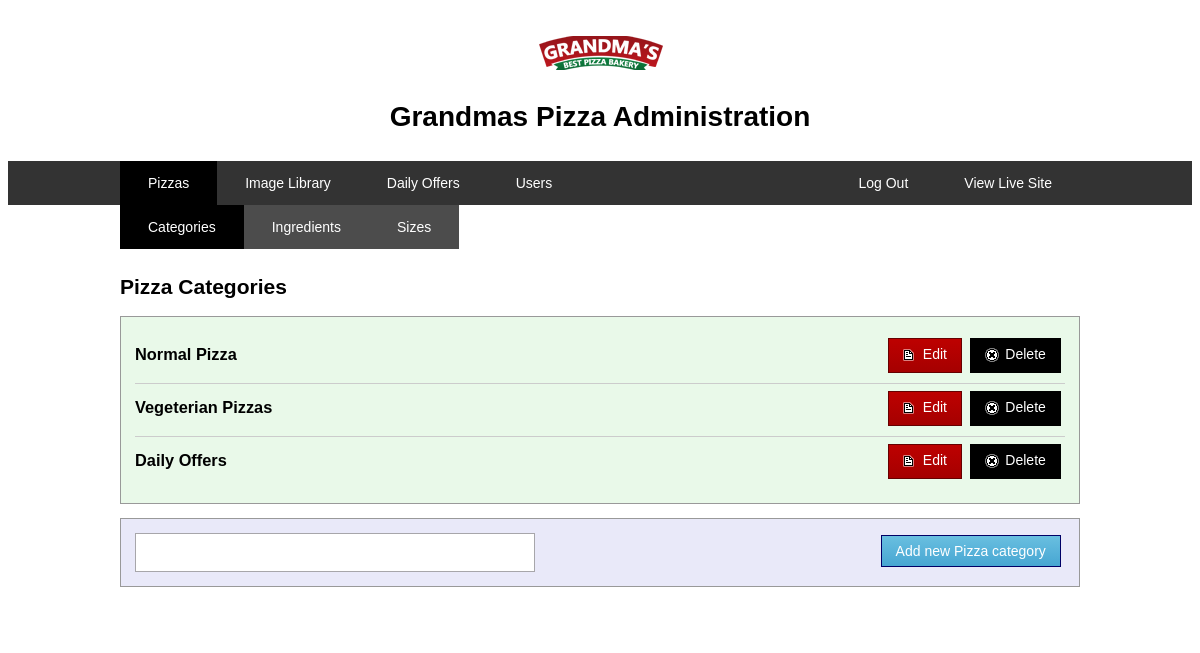
The page /admin/list-categories.php (signed in) on the database its author committed.
### tables this page shows
CREATE TABLE `category` (
  `c_id` int(11) NOT NULL,
  `c_name` varchar(255) NOT NULL
);

### includes/class.user.php (called while the page is built, shortened)
<?php
class USER
{
  public function __construct()
  {
    $database = new Database();
  }
  public function is_logged_in()
  {
    if (isset($_SESSION['userSession'])) {
      return true;
    }
  }
}

### includes/session.php (called while the page is built, shortened)
<?php
include("dbconnect.php");
class Session
{
  function checkLogin()
  {
    if (isset($_SESSION['username'])) {
      return true;
    }
    else {
      return false;
    }
  }
  function getCategory()
  {
    global $database;
    $sql = "SELECT * FROM category";
    $stmt = $database->connection->prepare($sql);
    $stmt->execute();
    $categoryList = $stmt->fetchAll(PDO::FETCH_ASSOC);
    return $categoryList;
  }
  function getUser($userId)
  {
    global $database;
    $sql = "Select * from users WHERE userID = :userID";
    $stmt = $database->connection->prepare($sql);
    $stmt->bindParam('userID', $userId);
    $stmt->execute();
    $user = $stmt->fetch();
    return $user;
  }
}
$session = new Session();
?>

### includes/dbconnect.php (called while the page is built, shortened)
<?php
class MySQLDB
{
  function __construct()
  {
    try {
      $this->connection = new PDO('mysql:host=' . DB_SERVER . ';dbname=' . DB_NAME, DB_USER, DB_PASS);
    } catch (PDOException $e) {
      echo "Error connecting to database.";
    }
  }
}
?>

### admin/list-categories.php (the view, shortened to what this page needs)
<?PHP
include('../includes/session.php');
require_once '../includes/class.user.php';
$user_login = new USER();
?>
<!doctype html>
<html class="no-js" lang="">
<head>
  <link rel="stylesheet" type="text/css" href="ui/css/admin.css"/>
</head>
<body>
<?php
if ($user_login->is_logged_in())
{
$userId = $_SESSION['userSession'];
$user = $session->getUser($userId);
if ($user['userAdmin'] == 1)
{
?>
<div id="header" class="page-header">
  <a href="frontPage.php" class="logo-home">
    <img id="logo" src="../ui/images/logo.png" alt="Grandmas Pizza"/>
  </a>
  <h1>Grandmas Pizza Administration</h1>
  <div class="navbar">
    <ul class="nav">
      <li class="right"><a href="../" target="_blank">View Live Site</a></li>
      <li class="active"><a href="list-pizzas.php">Pizzas</a>
        <ul class="subnav">
          <li class="active"><a href="list-categories.php">Categories</a></li>
          <li><a href="list-ingredients.php">Ingredients</a></li>
          <li><a href="list-sizes.php">Sizes</a></li>
        </ul>
      </li>
      <li><a href="list-gallery-images.php">Image Library</a></li>
      <li><a href="list-dailyoffers.php">Daily Offers</a></li>
      <li><a href="list-users.php">Users</a></li>
      <li class="right"><a href="../includes/logout.php">Log Out</a></li>
    </ul>
  </div>
</div>
<div class="page-body">
  <h2>Pizza Categories</h2>
  <ul class="items-list clearfix">
    <?php
    $categories = $session->getCategory();
    foreach ($categories as $cat):
      ?>
      <li>
        <h3><?= $cat['c_name'] ?></h3>
        <div class="actions">
          <a class="button icon delete" href="list-categories.php?action=delete&c_id=<?= $cat['c_id'] ?>">Delete</a>
          <a class="button icon edit" href="edit-category.php?c_id=<?= $cat['c_id'] ?>">Edit</a>
        </div>
      </li>
    <?php endforeach; ?>
  </ul>
  <form class="admin-form" method="post">
    <input type="text" id="category-name" name="category-name"/>
    <button type="submit" class="button inline add" title="Add category" value="addCategory" name="action">Add new Pizza
      category
    </button>
  </form>
  <?php }
  else {
    $user_login->redirect('../index.php');
  }
  }
  else {
    $user_login->redirect('../index.php');
    echo "test";
  }
  ?>
</div>
</body>
</html>

### admin/ui/css/admin.css (style rules this page uses)
* { box-sizing: border-box; }
.button.add:after, .page-body:after, .clearfix:after { content: ""; display: table; clear: both; }
body { font-family: verdana, helvetica, sans-serif; font-size: 87.5%; padding-top: 2em; }
h1, h2, h3 { font-family: arial, helvetica, sans-serif; }
.logo-home { display: block; width: 145px; text-align: center; margin-left: auto; margin-right: auto; }
h1 { text-align: center; margin: 1em 0; }
h2 { margin-top: 2em; }
.navbar { color: #fff; margin-bottom: 5em; background: #222; background: rgba(0, 0, 0, 0.8); }
.navbar ul { max-width: 960px; list-style: none; padding: 0; margin-left: auto; margin-right: auto; }
.navbar ul:after { content: ""; display: table; clear: both; }
.navbar ul li { display: block; }
.navbar ul li.active { background: #000; }
.navbar li a { display: inline-block; width: 100%; padding: 1em 2em; color: #fff; text-decoration: none; transition: background-color 0.1s ease; }
@media (min-width: 768px) { .navbar ul li { display: inline-block; float: left; } }
@media (min-width: 768px) { .navbar li.right { float: right; } }
@media (min-width: 768px) { .navbar li a { width: auto; } }
.navbar li:hover .subnav, .navbar li.active .subnav { display: block; }
.subnav { position: absolute; display: none; color: #fff; background: #444; background: rgba(0, 0, 0, 0.7); }
.page-body { max-width: 960px; padding-bottom: 2em; margin-left: auto; margin-right: auto; }
.button { float: right; font-size: 100%; color: #fff; margin: 0.1em 0.3em; padding: 0.5em 1em; text-decoration: none; cursor: pointer; }
.button.add { background: #69bfe0; background: -moz-linear-gradient(top, #69bfe0 0%, #47a6d2 100%); background: -webkit-linear-gradient(top, #69bfe0 0%, #47a6d2 100%); background: linear-gradient(to bottom, #69bfe0 0%, #47a6d2 100%); filter: progid:DXImageTransform.Microsoft.gradient(startColorstr='#69bfe0', endColorstr='#47a6d2', GradientType=0); border: solid 1px #006; }
.button.edit { background: #bd0100; background: -moz-linear-gradient(top, #bd0100 0%, #a50000 100%); background: -webkit-linear-gradient(top, #bd0100 0%, #a50000 100%); background: linear-gradient(to bottom, #bd0100 0%, #a50000 100%); filter: progid:DXImageTransform.Microsoft.gradient(startColorstr='#bd0100', endColorstr='#a50000', GradientType=0); border: solid 1px #600; }
.button.delete, .button.cancel { background: #000; border: solid 1px #000; }
.button.icon:before { display: inline-block; vertical-align: middle; height: 20px; width: 20px; margin-top: -1px; content: ''; }
.button.edit:before { background: url(../images/icon-edit.png) no-repeat; }
.button.delete:before, .button.cancel:before { background: url(../images/icon-delete.png) no-repeat; }
form { margin: 10px 0; padding: 10px 10px 30px 10px; border: solid 1px #999; }
input, select, textarea { color: #333; padding: 0.1em; border: solid 1px #a7a6aa; font-family: arial, helvetica, sans-serif; font-size: 1em; }
.admin-form { padding: 1em; background: #e9e9f9; }
.admin-form:after { content: ""; display: table; clear: both; }
.admin-form input, .admin-form textarea, .admin-form select { width: 90%; width: 100%; max-width: 400px; padding: 0.75em; background: #fff; }
@media (min-width: 768px) { .admin-form input, .admin-form textarea, .admin-form select { width: auto; min-width: 400px; } }
.items-list { padding: 1em; border: solid 1px #999; background: #e9f9e9; }
.items-list li { clear: both; display: block; border-top: solid 1px #ccc; padding-bottom: 0.4em; padding: 0.4em 0 0.2em; text-align: right; }
.items-list li:first-child { border-top: 0; }
.items-list h3 { float: left; margin-top: 0.5em; }
.items-list .actions { xfloat: right; }
.items-list .actions:after { content: ""; display: table; clear: both; }

### rows shown on the page
category: c_name "Normal Pizza"
category: c_name "Vegeterian Pizzas"
category: c_name "Daily Offers"
